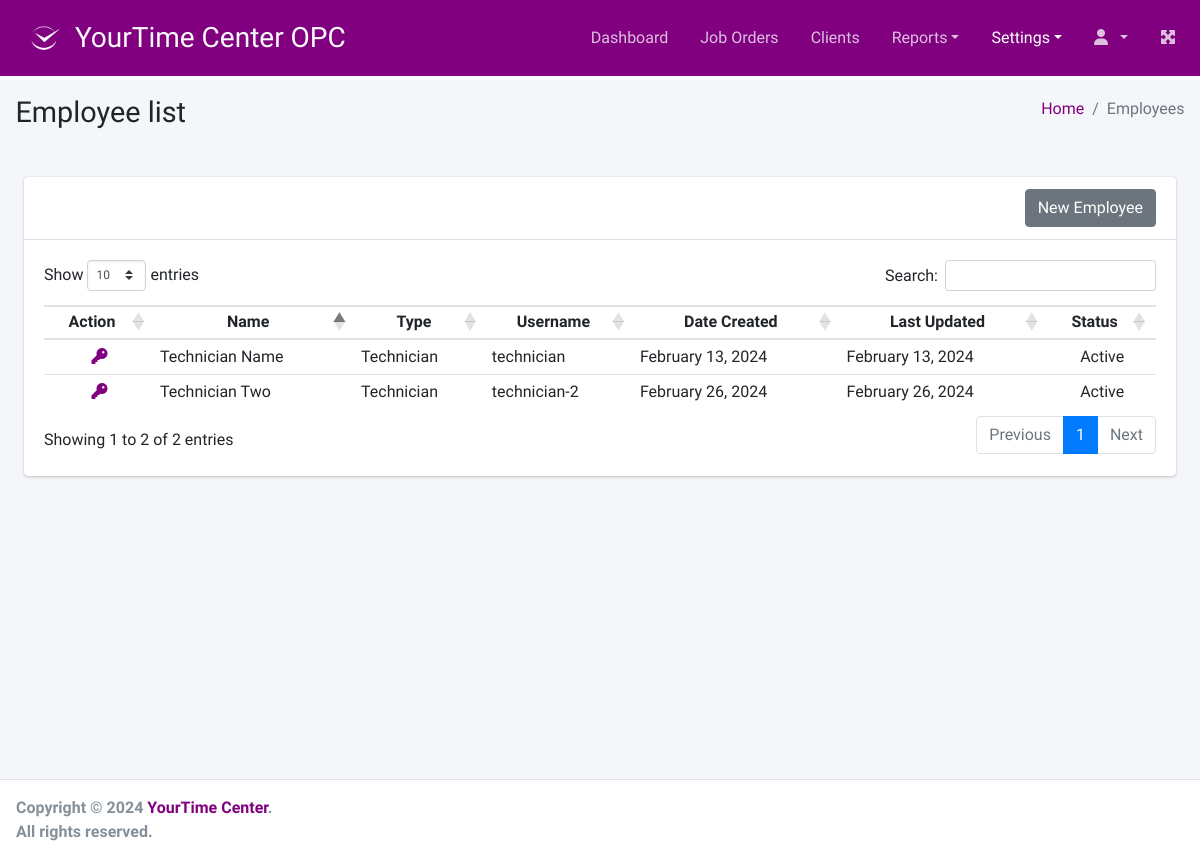
/employees, run on an earlier commit of the app's database.
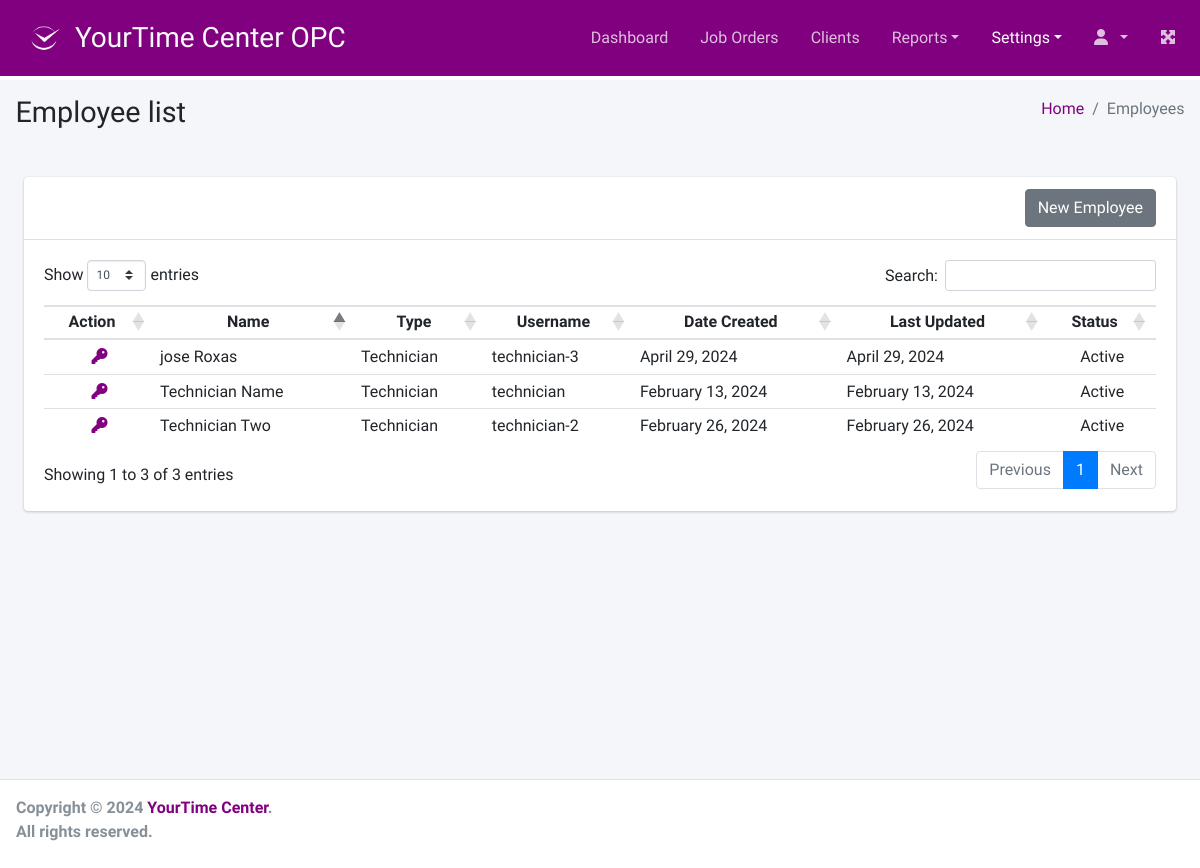
And on a later commit of the database.
### access/models.py (models this page shows, shortened)
class Employee(models.Model):
    user = models.OneToOneField(User, on_delete=models.CASCADE)
    first_name = models.CharField(max_length=100)
    last_name = models.CharField(max_length=100)
    user_type = models.IntegerField(choices=userTypes)
    created_at = models.DateTimeField(auto_now_add=True)
    updated_at = models.DateTimeField(auto_now=True)
    is_active = models.BooleanField(default=True)
    objects = models.Manager()
    technicians = Technicians()
    def get_type_description(self):
        return dict(userTypes)[self.user_type]
    def __str__(self):
        return f'{self.first_name} {self.last_name}'

### access/views.py (the view)
# urls.py: path('employees', views.EmployeeList.as_view(), name='employee_list'),
class EmployeeList(ListView):
    model = Employee
    template_name = 'settings/employee_list.html'
    context_object_name = 'employees'

### templates/settings/employee_list.html (shortened to what this page needs)
{% extends '../base.html' %}
{% load static %}
{% block page_title %}Employee list{% endblock page_title %}
{% block breadcrumb %}
    <li class="breadcrumb-item"><a href="{% url 'dashboard' %}">Home</a></li>
    <li class="breadcrumb-item active">Employees</li>
{% endblock breadcrumb %}
{% block main_content %}
<div class="card m-4">
    <form method="get">
        <div class="card-header">
            <div class="row">
            <div class="col-lg-12 text-right">
                <a href="{% url 'new_employee' %}" class="btn btn-secondary">New Employee</a>
            </div>
            </div>
        </div>
    </form>
    <div class="card-body table-responsive">
        <table id="table" class="table table-hover table-head-fixed table-sm">
            <thead>
                <tr>
                    <th class="text-center" width="10%">Action</th>
                    <th class="text-center">Name</th>
                    <th class="text-center">Type</th>
                    <th class="text-center">Username</th>
                    <th class="text-center">Date Created</th>
                    <th class="text-center">Last Updated</th>
                    <th class="text-center">Status</th>
                </tr>
            </thead>
            <tbody>
                {% for employee in employees %}
                <tr>
                    <td class="text-center">
                        <a href="#" title="Reset password?" onclick="confirmReset('{{ employee.pk }}')"><i class="fa fa-key"></i></a>
                    </td>
                    <td>{{ employee }}</td>
                    <td>{{ employee.get_type_description }}</td>
                    <td>{{ employee.user.username }}</td>
                    <td>{{ employee.created_at|date:"F j, Y" }}</td>
                    <td>{{ employee.updated_at|date:"F j, Y" }}</td>
                    <td class="text-center">{{ employee.is_active|yesno:"Active,Deactivated"  }}</td>
                </tr>
                {% endfor %}
            </tbody>
        </table>
    </div>
</div>
{% endblock main_content %}

What changed in the data, as far as the page shows it:
added Employee: first_name+last_name "jose Roxas", get_type_description "Technician", user.username "technician-3", created_at "April 29, 2024", updated_at "April 29, 2024", is_active "Active"
Also different on the page:
text written by a page script: "Show entries Search: Showing 1 to 2 of 2 entries Previous 1 Next" → "Show entries Search: Showing 1 to 3 of 3 entries Previous 1 Next"
